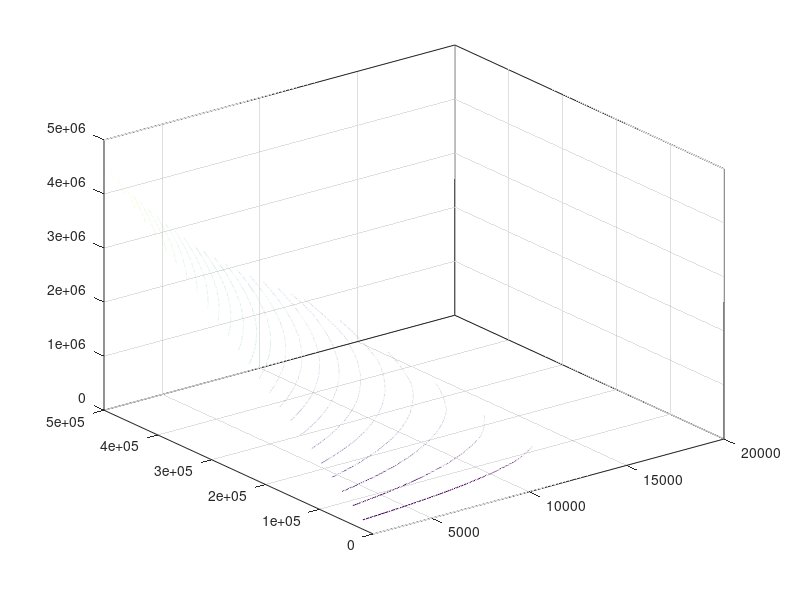

The MATLAB script that drew this image:
% ISA CALCULATIONS
h = [];
i = 1;
F_b = [];
F_bc = [];
V = [];
Vc = [];
hc = [];

for alt = 2000:500:20000
    hc(i) = alt;
    j = 1;
    for Vol = 0:500:500000
        Vc(j) = Vol;
        g = 9.80665; %gravity constant m/s^2
        h = [h, alt];
        V = [V, Vol];
        %h = 8000; %m
        if (0<alt)&& (alt<=11000)
            p_0 = 101325; %Pa
            T_0 = 288.15; %K
            h_0 = 0; %m
            R_air = 287;
            a_lapse = -0.0065;
            T = T_0 + a_lapse * (alt-h_0); %Temperature for gradient layer
            p = p_0 * (T/T_0)^(-g/(a_lapse*R_air));
            rho = p/(R_air*T);
            
            
        elseif (11000<alt) && (alt<=20000)
            p_0 = 22700; %Pa
            h_0 = 11000;
            T = 216.8; %K
            rho_0 = 0.364805;
            p = p_0 * exp((-g/(R_air*T))*(alt-h_0));
            rho = rho_0 * (p/p_0);
            
        end
        
        %MASS ESTIMATIONS
        % Super-pressure balloon
        
        % Zero-pressure balloon
        
        % Balloon calculations:
        rho_i = 0.0837765634; % density inside balloon
        % V = 17000; %m^3
        Force = Vol * g * (rho - rho_i);
        F_b = [F_b,Force];
        F_bc(j,i) = Force;
        
        j = j +1;
        
    end
   i = i +1; 
end



%plot3(h,V,F_b)
contour3(hc,Vc,F_bc,25)
